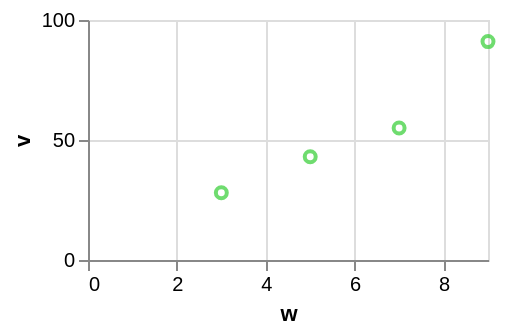

Describe this chart as a Vega-Lite specification.
### Vega-Lite specification from a JSON file in a GitHub repository (floating-point values rounded to 4 significant figures)
{"$schema": "https://vega.github.io/schema/vega-lite/v6.json", "width": 200, "height": 120, "data": {"values": [{"c": "alpha", "v": 28, "w": 3, "t": "2024-01-07"}, {"c": "beta", "v": 55, "w": 7, "t": "2024-03-19"}, {"c": "gamma", "v": 43, "w": 5, "t": "2024-06-02"}, {"c": "delta", "v": 91, "w": 9, "t": "2024-09-11"}]}, "mark": "point", "encoding": {"x": {"field": "w", "type": "quantitative"}, "y": {"field": "v", "type": "quantitative"}}, "config": {"point": {"color": "limegreen"}}}
